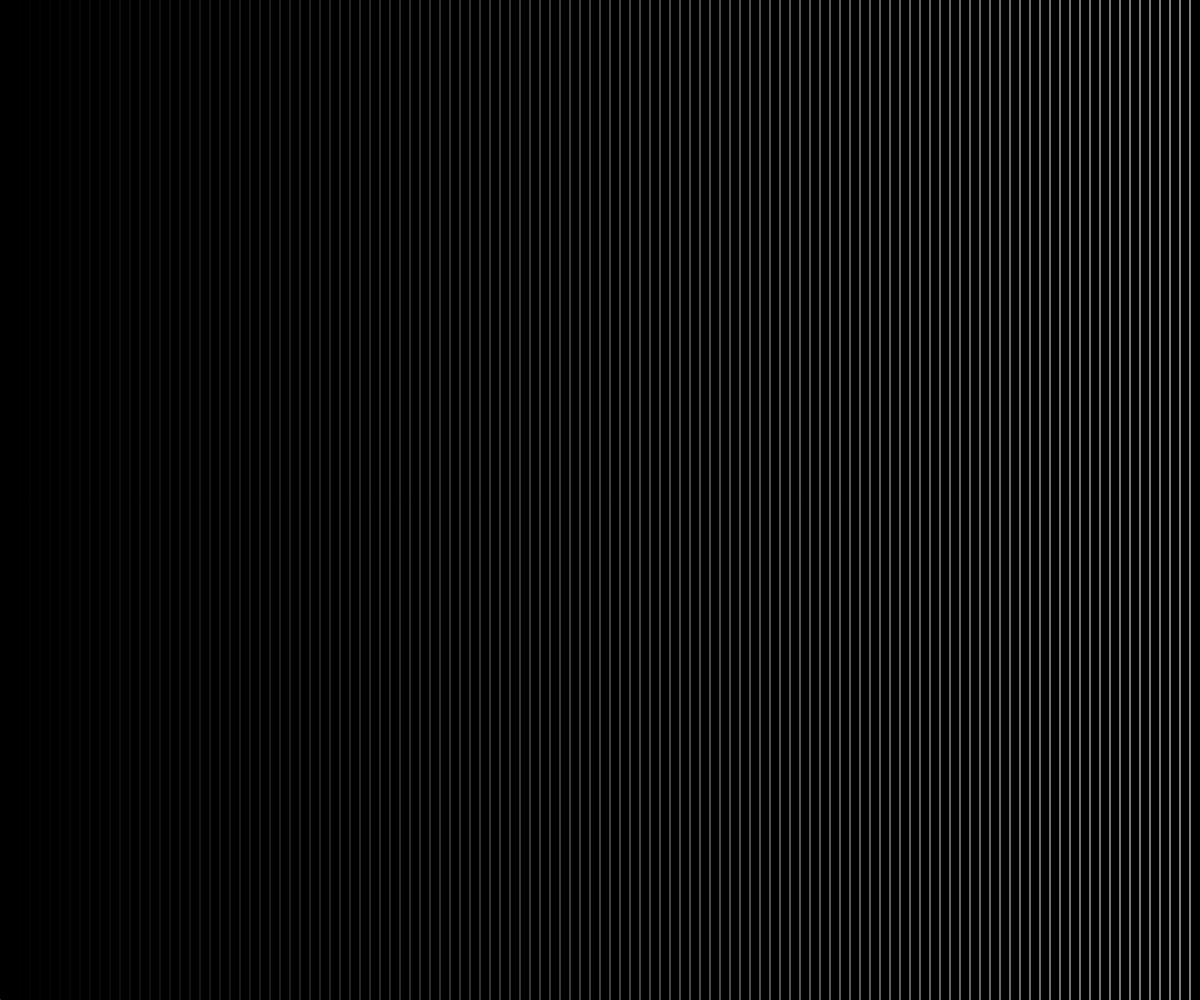
Frame 1 (no input)
Frame 60 (no input): identical to frame 1, image omitted
Frame 120 (the mouse pressed at the canvas centre since frame 60): identical to frame 1, image omitted

The p5.js sketch that drew this single still picture (run headless with seeded random() and noise() and a simulated clock; from frame 60 on, the mouse is pressed at the canvas centre):

// p5.js sketch
// ── sketch.js
function setup() {
	createCanvas(windowWidth, windowHeight);
	background(0);

	fill(255);
	noStroke();

	//for loop iterates thru something
	// an arbitrary num of times
	//for(var i = 0; i < 100; i++){
	//	ellipse(random(width), random(height), 4, 4)
	//}

	for(var x = 0; x < width; x += 10) {
		// map their color like a gradient 
		//lines on the left are black lines on the right are white
		//
		var myStroke = map(x,0,width,0,255);

		stroke(myStroke);


		//stroke(255);
		line(x, 0, x, height);
	}
	for(var y = 0; y < height; y +=10)
		stroke(255);
		line( 0, y, 0, height);

}

function draw() {
	
	
}
